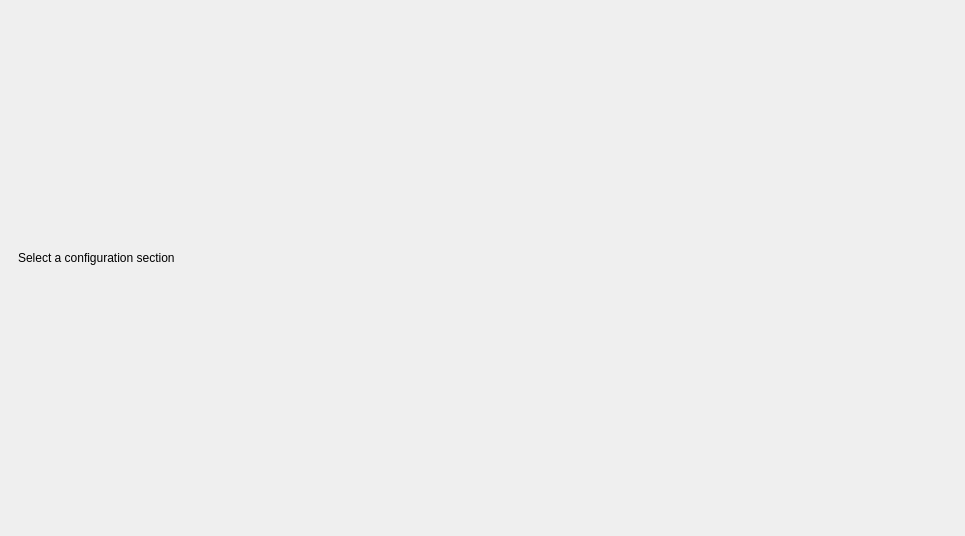
<?xml version="1.0" encoding="UTF-8"?>
<ui version="4.0">
 <class>ConfigurationTabWidgetClass</class>
 <widget class="QFrame" name="ConfigurationTabWidgetClass">
  <property name="geometry">
   <rect>
    <x>0</x>
    <y>0</y>
    <width>965</width>
    <height>536</height>
   </rect>
  </property>
  <layout class="QHBoxLayout" name="horizontalLayout">
   <property name="sizeConstraint">
    <enum>QLayout::SetMinAndMaxSize</enum>
   </property>
   <property name="leftMargin">
    <number>9</number>
   </property>
   <property name="topMargin">
    <number>0</number>
   </property>
   <item>
    <widget class="QStackedWidget" name="stackedWidget">
     <property name="currentIndex">
      <number>0</number>
     </property>
     <widget class="QWidget" name="pageMainConfiguration">
      <layout class="QVBoxLayout" name="mainPageLayout">
       <property name="sizeConstraint">
        <enum>QLayout::SetMinAndMaxSize</enum>
       </property>
       <property name="topMargin">
        <number>0</number>
       </property>
       <item>
        <widget class="QLabel" name="labelConfigurationTitle">
         <property name="text">
          <string>Select a configuration section</string>
         </property>
        </widget>
       </item>
      </layout>
     </widget>
    </widget>
   </item>
  </layout>
 </widget>
 <resources/>
 <connections/>
</ui>
